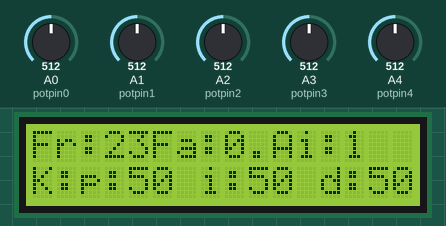
Simulated run of this sketch. Board: Arduino Mega 2560, built with avr-gcc and run on an emulated ATmega2560. On the bench: 16×2 character LCD. The test bench sets the inputs (shaded band); at power-on: A1 (potpin1) = 512, A2 (potpin2) = 512, A0 (potpin0) = 512, A3 (potpin3) = 512, A4 (potpin4) = 512. No radio packets arrive unless stated; what the sketch prints to the serial monitor is not drawn.

Above: at 1.2 s.
1.3 s: A1 (potpin1) set to 384
At 2.6 s:
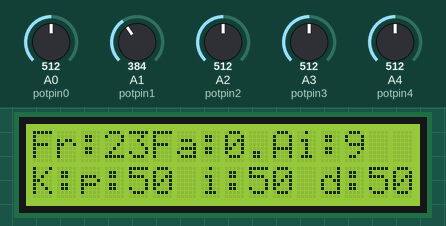
2.9 s: A1 (potpin1) set to 348
At 4.2 s:
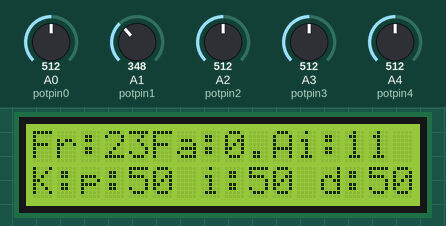
4.5 s: A2 (potpin2) set to 919
At 5.6 s:
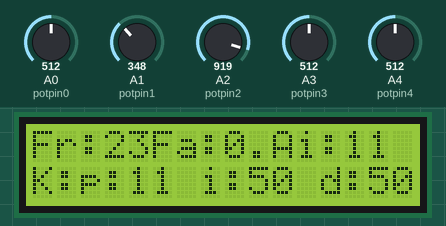
6.1 s: A2 (potpin2) set to 944
At 7.0 s:
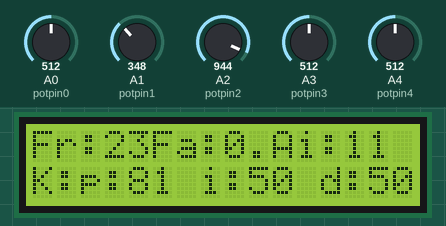
7.7 s: A0 (potpin0) set to 716
At 8.3 s:
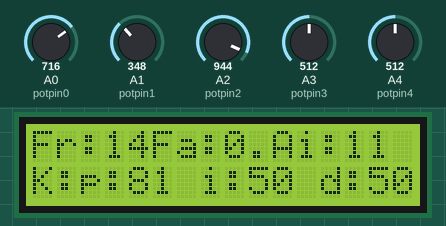
9.3 s: A3 (potpin3) set to 922
At 10.6 s:
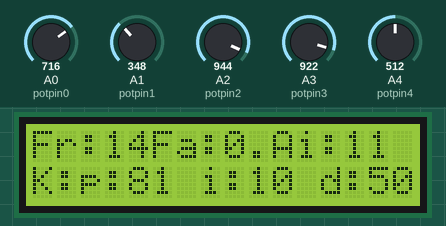
10.9 s: A3 (potpin3) set to 944
Timing chart, 0 to 13.5 s (numbered marks = the images above; inputs shaded):
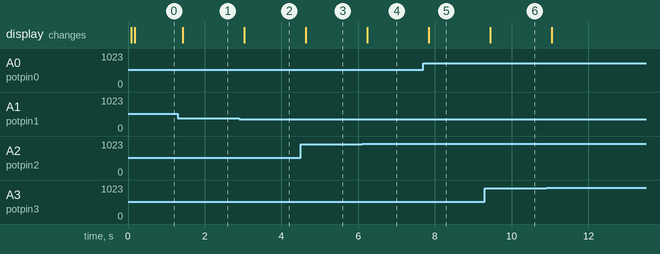

The sketch:

ground_controller.ino
```cpp
#include <SPI.h>
#include <RH_RF69.h>
#include <LiquidCrystal.h>

// Variables that remain constant
#define RF69_FREQ 433.0
#define RFM69_CS 10
#define RFM69_INT digitalPinToInterrupt(2)
#define RFM69_RST 3

LiquidCrystal lcd(23,22,9,8,7,6);

// Instances a packet radio object from the library
RH_RF69 rf69(RFM69_CS, RFM69_INT);

const byte potpin0 = A0; // Analog input pin from potentiometer, flap
const byte potpin1 = A1; // aileron
const byte potpin2 = A2; // kp
const byte potpin3 = A3; // ki
const byte potpin4 = A4; // kd

double Fa;
byte TFa;

int outputSetpoint, outputAileron, outputKp, outputKi, outputKd;
double Kpmax=3, Kimax=1, Kdmax=1;

struct transmission
{
  byte Aileron_angle; // Values 10 - 170 (for this particular servo)
  byte Tsetpoint; //
  byte TKp;
  byte TKi;
  byte TKd;
} nodeTX;

void setup()
{
  // Initialise Feather M0 reset pin
  pinMode(RFM69_RST, OUTPUT);
  // Reset the Feather M0's radio IC
  digitalWrite(RFM69_RST, HIGH);
  delay(10);
  digitalWrite(RFM69_RST, LOW);
  delay(10);

  // Only needed for debugging with computer USB connection
  Serial.begin(115200);
  // Only needed for debugging with computer USB connection
  if (!rf69.init())
  {
    Serial.println("RFM69 radio init failed");
    while (1);
  }
  // Only needed for debugging with computer USB connection
  if (!rf69.setFrequency(RF69_FREQ))
  {
    Serial.println("RFM69 radio setFrequency failed");
  }

  // The radio's power in dBm; valid values are -2 to +20; always
  // set to the lowest power level needed
  rf69.setTxPower(20, true);
  //Define an encryption key; it must be the same for TX and RX
  uint8_t key[] = { 0x01, 0x02, 0x03, 0x04, 0x05, 0x06, 0x07, 0x08,
                    0x01, 0x02, 0x03, 0x04, 0x05, 0x06, 0x07, 0x08
                  };
  // Use the encryption key defined above
  rf69.setEncryptionKey(key);

  // Initialise potentiometer pin with an internal pull-up resistor
  pinMode (potpin0, INPUT_PULLUP);
  pinMode (potpin1, INPUT_PULLUP);
  pinMode (potpin2, INPUT_PULLUP);
  pinMode (potpin3, INPUT_PULLUP);
  pinMode (potpin4, INPUT_PULLUP);

// initialise LCD
  lcd.begin(16, 2);
  lcd.clear();

}

void loop()
{
  delay(20);

  // A call to this function fetches a reading from the potentiometer pin
  readPotentiometer();

  Serial.print("Requested flap angle: "); Serial.println(nodeTX.Tsetpoint);
  Serial.print("Requested Aileron angle: "); Serial.println(nodeTX.Aileron_angle);
  Serial.print("Kp, Ki, Kd : "); Serial.print(nodeTX.TKp); Serial.print(" ,");
  Serial.print(nodeTX.TKi); Serial.print(", ");
  Serial.println(nodeTX.TKd);

  rf69.send((uint8_t *)&nodeTX, sizeof(nodeTX));

  // Use the packet radio object's method that waits until the data
  // was successfully transmitted to the receiver (RX)
  rf69.waitPacketSent();

  // Use the packet radio object's method that checks if some data
  // transmission has arrived from TX
  if (rf69.available())
  {

    // Seek the struct's space taken up in memory
    uint8_t len = sizeof(TFa);
    if (rf69.recv((uint8_t *)&TFa, &len))
    {
      Fa=TFa;
    }
  }
  Serial.println(Fa);
  //----------------------LCD SHIT-------------------------
// first transform read values into meaningfuck ones
outputSetpoint = map(nodeTX.Tsetpoint, 100, 0, 45, 0);
outputAileron = map(nodeTX.Aileron_angle, 100, 180, -30, 30);
outputKp = nodeTX.TKp;
outputKi = nodeTX.TKi;
outputKd = nodeTX.TKd;
/*
  lcd.setCursor(0,0); // Sets the cursor to col 0 and row 0
  lcd.print("Fr:");
  lcd.print(outputSetpoint);

  lcd.setCursor(10,0);
  lcd.print("Ai:");
  lcd.print(outputAileron);

  lcd.setCursor(0,1); // Sets the cursor to col 0 and row 1
  lcd.print("Kp:"); // Prints Sensor Val: to LCD
  lcd.print(outputKp);

  lcd.setCursor(5,1);
  lcd.print("Ki:"); // Prints Sensor Val: to LCD
  lcd.print(outputKi);

  lcd.setCursor(10,1);
  lcd.print("Kd:"); // Prints Sensor Val: to LCD
  lcd.print(outputKd);
*/

lcd.setCursor(0,0); // Sets the cursor to col 0 and row 0
lcd.print("Fr:");
lcd.print(outputSetpoint);

lcd.setCursor(5,0);
lcd.print("Fa:");
lcd.print(Fa);

lcd.setCursor(10,0);
lcd.print("Ai:");
lcd.print(outputAileron);

lcd.setCursor(0,1);
lcd.print("K:");

lcd.setCursor(2,1); // Sets the cursor to col 0 and row 1
lcd.print("p:"); // Prints Sensor Val: to LCD
lcd.print(outputKp);

lcd.setCursor(7,1);
lcd.print("i:"); // Prints Sensor Val: to LCD
lcd.print(outputKi);

lcd.setCursor(12,1);
lcd.print("d:"); // Prints Sensor Val: to LCD
lcd.print(outputKd);

}


void readPotentiometer()
{
  // Read the voltage from the potentiometer pin and map the output
  // to some simple values cos that's easiest. means they can be stored as bytes,
  // which is smaller to transmit 👍👍👌
  nodeTX.Tsetpoint = map(analogRead(potpin0), 0, 1023, 100, 0);
  nodeTX.Aileron_angle = map(analogRead(potpin1), 30, 1023, 180, 100);
  nodeTX.TKp = map(analogRead(potpin2), 0, 1023, 100, 0);
  nodeTX.TKi = map(analogRead(potpin3), 0, 1023, 100, 0);
  nodeTX.TKd = map(analogRead(potpin4), 0, 1023, 0, 100);
}
```

Measured:
- after the input at 1.3 s, the display: changes after 0.12 s (image 1)
- after the input at 2.9 s, the display: changes after 0.12 s (image 2)
- after the input at 4.5 s, the display: changes after 0.13 s (image 3)
- after the input at 6.1 s, the display: changes after 0.14 s (image 4)
- after the input at 7.7 s, the display: changes after 0.14 s (image 5)
- after the input at 9.3 s, the display: changes after 0.14 s (image 6)
